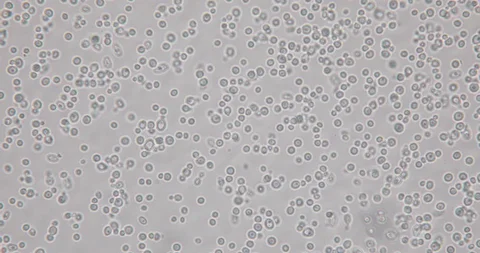
#> input picture IMG/pic1.webp, 480 x 253 px
$ python main.py
#> lines starting #> are read from the running program, lines starting #| are printed output that depends on the picture; after the words box and inside, x2 and y2 are one past the last pixel; in counts of white or black regions, pixels touching at a corner belong together
import cv2 as cv
import numpy as np

im = cv.imread("IMG/pic1.webp")
#> im is the input picture: shape (253, 480, 3); mean B, G, R 177.6, 176.4, 179.5
grayscale = cv.cvtColor(im, cv.COLOR_BGR2GRAY)

_, threshold = cv.threshold(grayscale, 0, 255, cv.THRESH_BINARY_INV + cv.THRESH_OTSU)
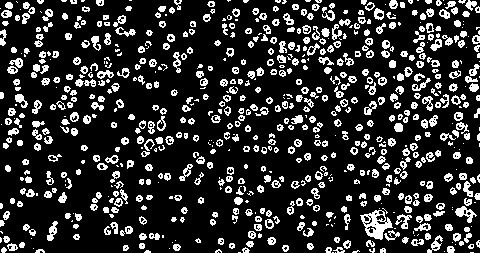
#> threshold: shape (253, 480); 18.7% white in thin lines or dots

kernel = np.ones((5,5), np.uint8)

closed = cv.morphologyEx(threshold, cv.MORPH_DILATE, kernel)
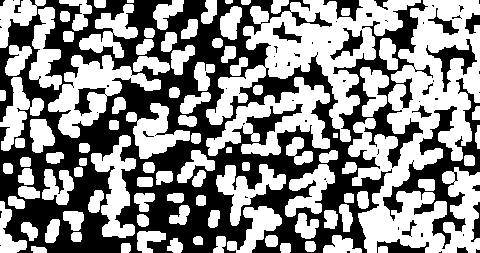
#> closed: shape (253, 480); 54.5% white; 61 black regions (41 under 20 px)
cv.imwrite("Result1/e.webp",closed)

# Find contours of blobs
contours, _ = cv.findContours(closed, cv.RETR_EXTERNAL, cv.CHAIN_APPROX_SIMPLE)
#> contours = 101 contours, 3 with area under 20; largest, box (x1, y1, x2, y2) and area: (348, 0, 480, 253) 17157, (206, 0, 421, 142) 10025, (206, 77, 330, 156) 3616, (48, 55, 161, 138) 3605, (91, 135, 136, 238) 1923

for cnt in contours:
    if(cnt.size>0):
        x, y, w, h = cv.boundingRect(cnt)
        cv.drawContours(im, [cnt], -1, (0, 0, 255), 1)
        cv.rectangle(im, (x, y), (x+w, y+h), (255, 255, 0), 1)
#> this loop made 101 passes
#> (cnt, x, y, w, h) on pass 56: ([[333, 133], [333, 137], [337, 137], [337, 133]], 333, 133, 5, 5)
#> (x, y, w, h) on passes 1 to 6: (378, 246, 10, 7), (31, 246, 16, 7), (280, 243, 11, 10), (121, 243, 10, 10), (305, 241, 11, 11), (167, 238, 16, 15)
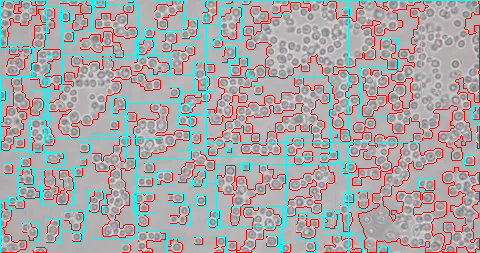
#> im: shape (253, 480, 3); 15.98% of pixels changed, all inside (x1, y1, x2, y2) = (0, 0, 480, 253)

cv.imwrite("Result1/highlighted_cells.webp", im)

$ run again, with IMG/pic2.webp copied over IMG/pic1.webp
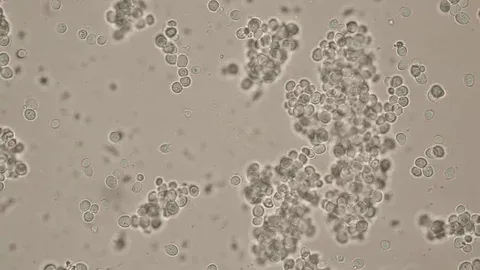
#> input picture IMG/pic2.webp, 480 x 270 px
#> im is the input picture: shape (270, 480, 3); mean B, G, R 139.1, 153.6, 164.8
#> `_, threshold = cv.threshold(grayscale, 0, 255, cv.THRESH_BINARY_INV + ..`:
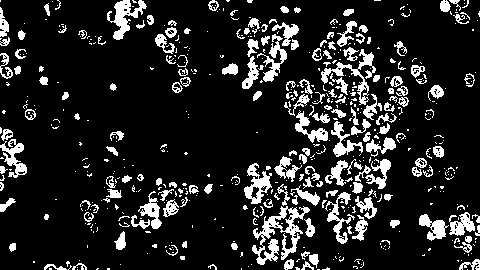
#> threshold: shape (270, 480); 14.5% white; 583 white regions (410 under 20 px), largest, box (x1, y1, x2, y2) and area: (252, 206, 310, 265) 1201, (321, 49, 376, 105) 651, (107, 0, 147, 40) 623
#> closed: shape (270, 480); 38.7% white; 103 white regions (1 under 20 px)
#> contours = 103 contours, 11 with area under 20; largest, box (x1, y1, x2, y2) and area: (241, 17, 411, 270) 23583, (234, 15, 301, 91) 3122, (112, 176, 201, 252) 2632, (417, 202, 480, 258) 1902, (153, 18, 199, 95) 1599
#> the loop `for cnt in contours:` made 103 passes
#> (cnt, x, y, w, h) on passes 1, 2, 5, 6, 11, 13: ([[239, 266], [239, 269], [243, 269], [243, 266]], 239, 266, 5, 4), ([[105, 266], [105, 269], [111, 269], [111, 266]], 105, 266, 7, 4), ([[118, 262], [118, 266], [122, 266], [122, 262]], 118, 262, 5, 5), ([[31, 259], [31, 264], [36, 264], [36, 259]], 31, 259, 6, 6), ([[145, 251], [145, 255], [149, 255], [149, 251]], 145, 251, 5, 5), ([[85, 243], [85, 249], [89, 249], [89, 243]], 85, 243, 5, 7)
#> after the loop `for cnt in contours:`:
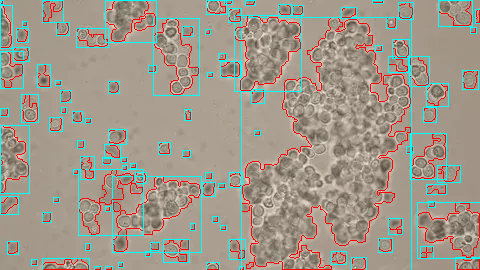
#> im: shape (270, 480, 3); 9.3% of pixels changed, all inside (x1, y1, x2, y2) = (0, 0, 480, 270)
